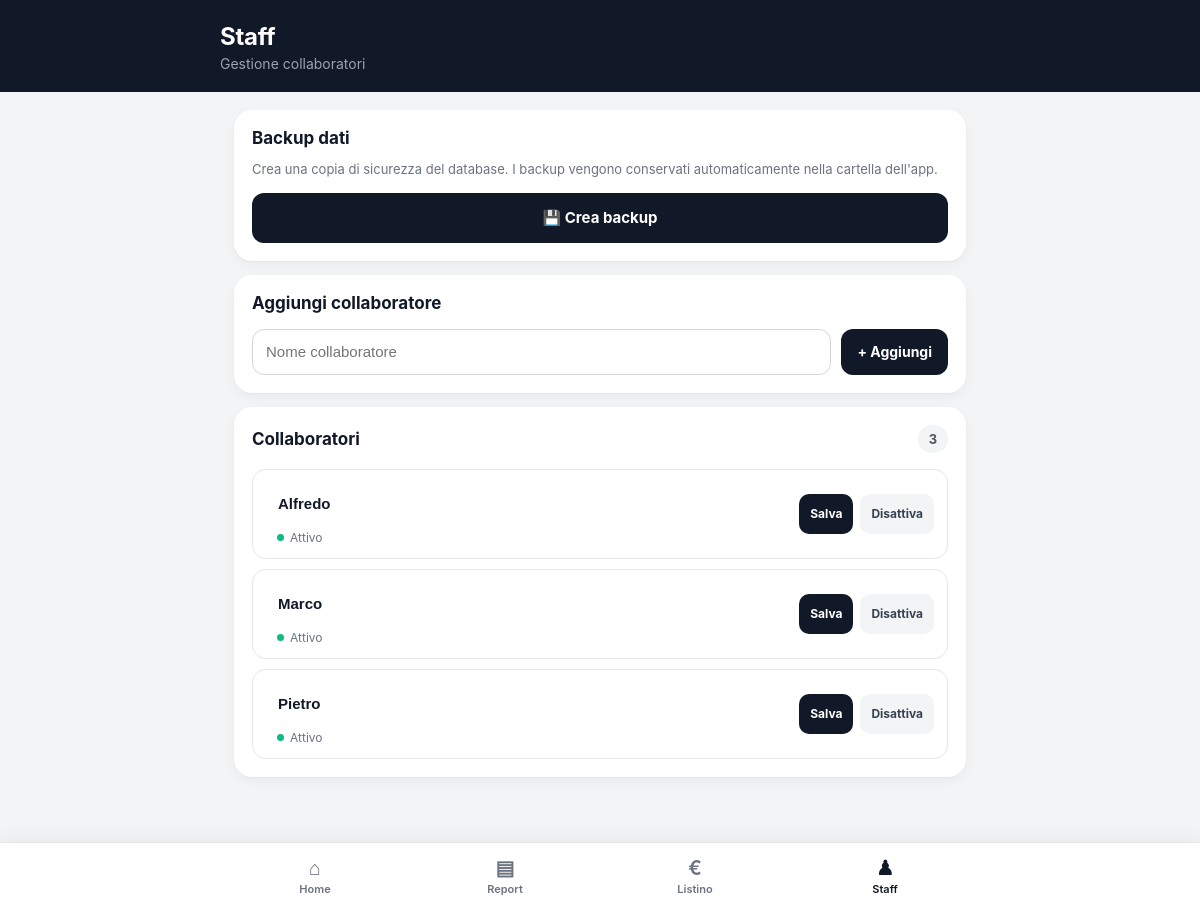
Screenshot of /staff with the database file from the repository.
### tables this page shows
CREATE TABLE collaboratori (
            id INTEGER PRIMARY KEY AUTOINCREMENT,
            nome TEXT NOT NULL,
            attivo INTEGER NOT NULL DEFAULT 1
        );

### avvio/app.py (the view)
@app.route("/staff")
def staff():
    conn = get_db()
    collaboratori = conn.execute("""
        SELECT
            id,
            nome,
            attivo
        FROM collaboratori
        ORDER BY attivo DESC, nome
    """).fetchall()
    conn.close()
    return render_template(
        "staff.html",
        collaboratori=collaboratori
    )

### avvio/app.py (called while the page is built)
def get_db():
    conn = sqlite3.connect(DATABASE)
    conn.row_factory = sqlite3.Row
    conn.execute("PRAGMA foreign_keys = ON")
    return conn

### templates/staff.html (shortened to what this page needs)
<!DOCTYPE html>
<html lang="it">
<head>
</head>
<body>
    <header class="topbar">
        <div class="topbar-inner">
            <h1 class="title">
                Staff
            </h1>
            <div class="subtitle">
                Gestione collaboratori
            </div>
        </div>
    </header>
    <main class="container">
        <section class="card">
            <div class="card-header">
                <h2 class="card-title">
                    Backup dati
                </h2>
            </div>
            <p class="backup-description">
                Crea una copia di sicurezza del database.
                I backup vengono conservati automaticamente
                nella cartella dell'app.
            </p>
            <form
                action="/backup"
                method="post"
            >
                <button
                    type="submit"
                    class="btn btn-backup"
                >
                    💾 Crea backup
                </button>
            </form>
        </section>
        <section class="card">
            <div class="card-header">
                <h2 class="card-title">
                    Aggiungi collaboratore
                </h2>
            </div>
            <form
                action="/staff/aggiungi"
                method="post"
            >
                <div class="form-row">
                    <input
                        type="text"
                        name="nome"
                        class="input"
                        placeholder="Nome collaboratore"
                        autocomplete="off"
                        required
                    >
                    <button
                        type="submit"
                        class="btn btn-primary"
                    >
                        + Aggiungi
                    </button>
                </div>
            </form>
        </section>
        <section class="card">
            <div class="card-header">
                <h2 class="card-title">
                    Collaboratori
                </h2>
                <div class="count">
                    {{ collaboratori|length }}
                </div>
            </div>
            {% if collaboratori %}
                <div class="staff-list">
                    {% for c in collaboratori %}
                        <div
                            class="staff-item {% if not c['attivo'] %}inactive{% endif %}"
                        >
                            <div class="staff-main">
                                <form
                                    action="/staff/{{ c['id'] }}/modifica"
                                    method="post"
                                >
                                    <input
                                        type="text"
                                        name="nome"
                                        value="{{ c['nome'] }}"
                                        class="staff-name"
                                        required
                                    >
                                    <div
                                        class="status {% if not c['attivo'] %}inactive{% endif %}"
                                    >
                                        <span class="status-dot"></span>
                                        {% if c['attivo'] %}
                                            Attivo
                                        {% else %}
                                            Disattivato
                                        {% endif %}
                                    </div>
                                </form>
                            </div>
                            <div class="actions">
                                <form
                                    action="/staff/{{ c['id'] }}/modifica"
                                    method="post"
                                >
                                    <button
                                        type="submit"
                                        class="btn btn-small btn-save"
                                    >
                                        Salva
                                    </button>
                                </form>
                                <form
                                    action="/staff/{{ c['id'] }}/toggle"
                                    method="post"
                                >
                                    {% if c['attivo'] %}
                                        <button
                                            type="submit"
                                            class="btn btn-small btn-disable"
                                        >
                                            Disattiva
                                        </button>
                                    {% endif %}
                                </form>
                            </div>
                        </div>
                    {% endfor %}
                </div>
            {% else %}
                <div class="empty">
                    Nessun collaboratore presente.
                </div>
            {% endif %}
        </section>
    </main>
    <nav class="bottom-nav">
        <div class="bottom-nav-inner">
            <a
                href="/"
                class="nav-item"
            >
                <span>⌂</span>
                <span>Home</span>
            </a>
            <a
                href="/storico"
                class="nav-item"
            >
                <span>▤</span>
                <span>Report</span>
            </a>
            <a
                href="/listino"
                class="nav-item"
            >
                <span>€</span>
                <span>Listino</span>
            </a>
            <a
                href="/staff"
                class="nav-item active"
            >
                <span>♟</span>
                <span>Staff</span>
            </a>
        </div>
    </nav>
</body>
</html>

### templates/staff.html (style rules this page uses)
* { box-sizing: border-box; }
html, body { margin: 0; padding: 0; background: #f3f4f6; color: #111827; font-family: -apple-system, BlinkMacSystemFont, "Segoe UI", Roboto, Arial, sans-serif; }
body { padding-bottom: 90px; }
.topbar { background: #111827; color: white; padding: 22px 18px 20px; }
.topbar-inner { max-width: 760px; margin: 0 auto; }
.title { margin: 0; font-size: 24px; font-weight: 700; letter-spacing: -0.3px; }
.subtitle { margin-top: 4px; color: #9ca3af; font-size: 14px; }
.container { width: 100%; max-width: 760px; margin: 0 auto; padding: 18px 14px 30px; }
.card { background: white; border-radius: 18px; padding: 18px; margin-bottom: 14px; box-shadow: 0 1px 2px rgba(0, 0, 0, 0.04), 0 4px 14px rgba(0, 0, 0, 0.04); }
.card-header { display: flex; align-items: center; justify-content: space-between; gap: 12px; margin-bottom: 16px; }
.card-title { margin: 0; font-size: 17px; font-weight: 700; }
.count { display: inline-flex; align-items: center; justify-content: center; min-width: 30px; height: 28px; padding: 0 9px; border-radius: 999px; background: #f3f4f6; color: #4b5563; font-size: 13px; font-weight: 700; }
.form-row { display: flex; gap: 10px; }
.input { flex: 1; min-width: 0; height: 46px; padding: 0 13px; border: 1px solid #d1d5db; border-radius: 12px; background: white; color: #111827; font-size: 15px; outline: none; }
button { font-family: inherit; }
.btn { border: 0; border-radius: 12px; min-height: 46px; padding: 0 16px; font-size: 14px; font-weight: 700; cursor: pointer; transition: transform 0.08s ease, opacity 0.15s ease; }
.btn-primary { background: #111827; color: white; }
.btn-backup { width: 100%; background: #111827; color: white; min-height: 50px; font-size: 15px; }
.backup-description { margin: -4px 0 14px; color: #6b7280; font-size: 13px; line-height: 1.45; }
.staff-list { display: flex; flex-direction: column; gap: 10px; }
.staff-item { display: flex; align-items: center; gap: 12px; padding: 13px; border: 1px solid #e5e7eb; border-radius: 14px; background: #ffffff; }
.staff-main { flex: 1; min-width: 0; }
.staff-name { width: 100%; height: 42px; padding: 0 11px; border: 1px solid transparent; border-radius: 10px; background: transparent; color: #111827; font-size: 15px; font-weight: 600; outline: none; }
.status { display: inline-flex; align-items: center; gap: 6px; margin-top: 4px; padding-left: 11px; color: #6b7280; font-size: 12px; }
.status-dot { width: 7px; height: 7px; border-radius: 50%; background: #10b981; }
.actions { display: flex; align-items: center; gap: 7px; }
.btn-small { min-height: 40px; padding: 0 11px; border-radius: 10px; font-size: 12px; }
.btn-save { background: #111827; color: white; }
.btn-disable { background: #f3f4f6; color: #374151; }
.bottom-nav { position: fixed; z-index: 100; left: 0; right: 0; bottom: 0; background: rgba(255, 255, 255, 0.97); border-top: 1px solid #e5e7eb; box-shadow: 0 -4px 18px rgba(0, 0, 0, 0.05); }
.bottom-nav-inner { max-width: 760px; margin: 0 auto; display: grid; grid-template-columns: repeat(4, 1fr); }
.nav-item { display: flex; flex-direction: column; align-items: center; justify-content: center; min-height: 68px; gap: 4px; color: #6b7280; text-decoration: none; font-size: 11px; font-weight: 600; }
.nav-item span:first-child { font-size: 20px; line-height: 1; }
.nav-item.active { color: #111827; }

### rows the page displays
collaboratori: nome "Alfredo", attivo "Attivo"
collaboratori: nome "Marco", attivo "Attivo"
collaboratori: nome "Pietro", attivo "Attivo"

### other values shown
{{ collaboratori|length }} "3"
